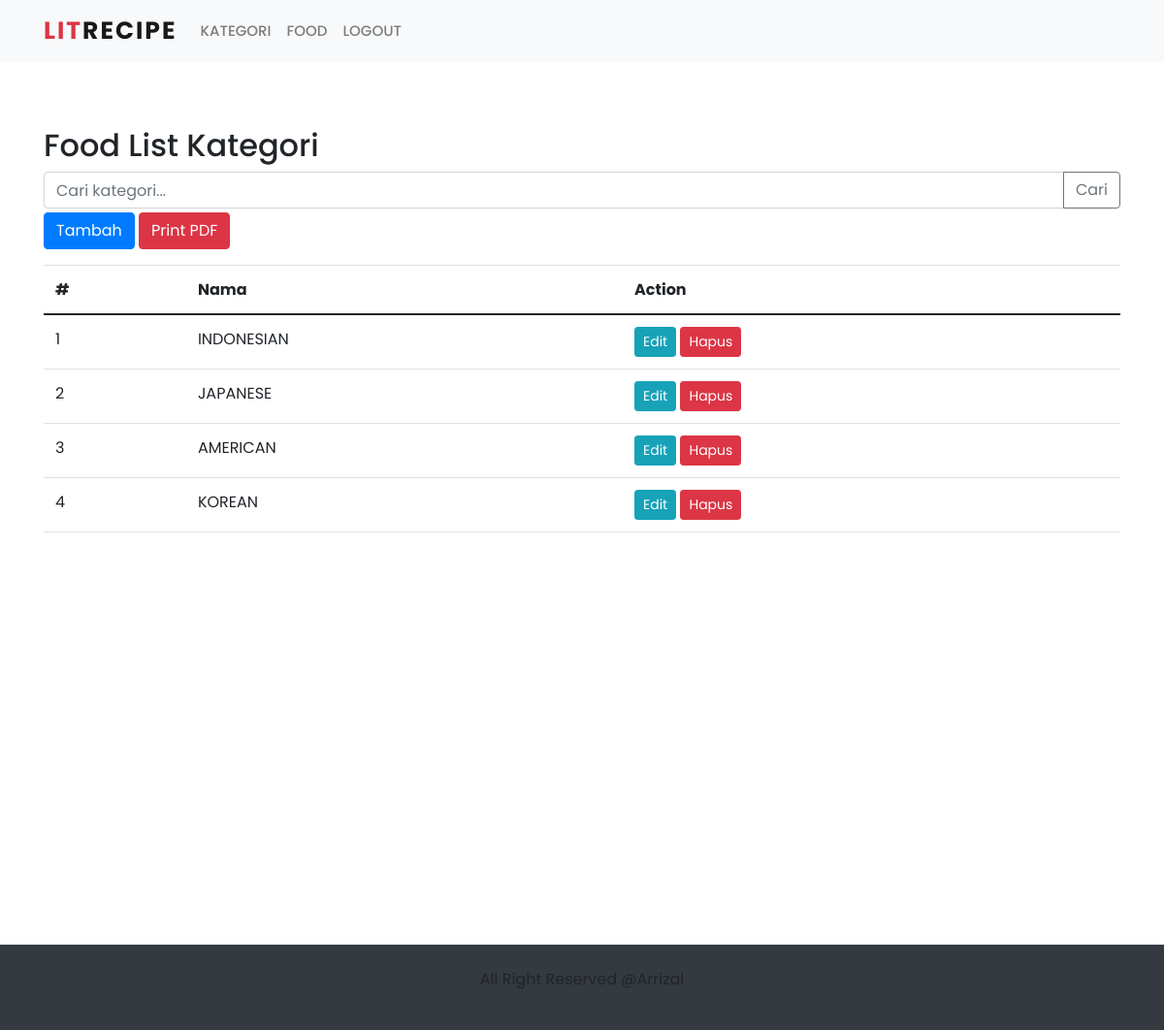
The page /admin/kategori.php on the database its author committed.
### tables this page shows
CREATE TABLE `kategori` (
  `id` int NOT NULL,
  `nama` varchar(100) NOT NULL
);

### admin/functions.php (called while the page is built, shortened)
<?php
$con = mysqli_connect("localhost", "root", "", "db_litrecipe");
function getKategoriData()
{
    global $con;
    $query = "SELECT * FROM kategori";
    $result = mysqli_query($con, $query);
    $kategoriData = mysqli_fetch_all($result, MYSQLI_ASSOC);
    return $kategoriData;
}
$kategoriData = getKategoriData();

### admin/kategori.php (the view, shortened to what this page needs)
<?php
require "functions.php";
if (isset($_GET['search'])) {
    $keyword = $_GET['search'];
    $kategoriData = getKategoriData();
    $filteredData = array_filter($kategoriData, function ($data) use ($keyword) {
        return stripos($data['nama'], $keyword) !== false;
    });
    if (count($filteredData) > 0) {
        $jumlah = 1;
        foreach ($filteredData as $data) {
            echo '<tr>
                    <td>' . $jumlah++ . '</td>
                    <td>' . $data['nama'] . '</td>
                    <td class="no-print">
                        <button class="btn btn-sm btn-info" data-toggle="modal" data-target="#editModal' . $data['id'] . '">Edit</button>
                        <a href="?delete=' . $data['id'] . '" class="btn btn-sm btn-danger">Hapus</a>
                    </td>
                </tr>';
        }
    } else {
        echo '<tr><td colspan="3">Tidak ada hasil yang ditemukan.</td></tr>';
    }
} else {
    $jumlah = 1;
    foreach ($kategoriData as $data) {
        echo '<tr>
                <td>' . $jumlah++ . '</td>
                <td>' . $data['nama'] . '</td>
                <td class="no-print">
                    <button class="btn btn-sm btn-info" data-toggle="modal" data-target="#editModal' . $data['id'] . '">Edit</button>
                    <a href="?delete=' . $data['id'] . '" class="btn btn-sm btn-danger">Hapus</a>
                </td>
            </tr>';
    }
}
?>
<!DOCTYPE html>
<html lang="en">
<head>
    <link href="https://cdn.jsdelivr.net/npm/bootstrap@5.0.2/dist/css/bootstrap.min.css" rel="stylesheet">
    <link rel="stylesheet" href="../home.css">
    <link rel="stylesheet" href="https://cdnjs.cloudflare.com/ajax/libs/font-awesome/6.2.1/css/all.min.css">
    <link rel="stylesheet" href="https://stackpath.bootstrapcdn.com/bootstrap/4.5.0/css/bootstrap.min.css">
</head>
<body>
    <?php require "partials/nav.php" ?>
    <div class="container mt-4">
        <div class="no-print">
            <h2 class="" style="margin-top: 100px;">Food List Kategori</h2>
            <form action="" method="get" class="mb-1 mt-2">
                <div class="input-group">
                    <input type="text" class="form-control" name="search" placeholder="Cari kategori...">
                    <div class="input-group-append">
                        <button class="btn btn-outline-secondary" type="submit">Cari</button>
                    </div>
                </div>
            </form>
            <button type="button" class="btn btn-primary" data-toggle="modal" data-target="#addModal">
                Tambah
            </button>
            <button type="button" class="btn btn-danger" data-toggle="modal" onclick="window.print()">
                Print PDF
            </button>
        </div>
        <table class="table mt-3">
            <thead>
                <tr>
                    <th>#</th>
                    <th>Nama</th>
                    <th class="no-print">Action</th>
                </tr>
            </thead>
            <tbody>
                <?php if (isset($_GET['search'])) {
                    $keyword = $_GET['search'];
                    $kategoriData = getKategoriData();
                    $filteredData = array_filter($kategoriData, function ($data) use ($keyword) {
                        return stripos($data['nama'], $keyword) !== false;
                    });
                    if (count($filteredData) > 0) {
                        $jumlah = 1;
                        foreach ($filteredData as $data) {
                            echo '<tr>
                    <td>' . $jumlah++ . '</td>
                    <td>' . $data['nama'] . '</td>
                    <td class="no-print">
                        <button class="btn btn-sm btn-info" data-toggle="modal" data-target="#editModal' . $data['id'] . '">Edit</button>
                        <a href="?delete=' . $data['id'] . '" class="btn btn-sm btn-danger">Hapus</a>
                    </td>
                </tr>';
                        }
                    } else {
                        echo '<tr><td colspan="3">Tidak ada hasil yang ditemukan.</td></tr>';
                    }
                } else {
                    $jumlah = 1;
                    foreach ($kategoriData as $data) {
                        echo '<tr>
                <td>' . $jumlah++ . '</td>
                <td>' . $data['nama'] . '</td>
                <td class="no-print">
                    <button class="btn btn-sm btn-info" data-toggle="modal" data-target="#editModal' . $data['id'] . '">Edit</button>
                    <a href="?delete=' . $data['id'] . '" class="btn btn-sm btn-danger">Hapus</a>
                </td>
            </tr>';
                    }
                } ?>
            </tbody>
        </table>
    </div>
    <?php require "partials/footer.php" ?>
</body>
</html>

### home.css (style rules this page uses)
* { font-family: 'poppins', sans-serif; }
body { background: f1fbff; }

### rows shown on the page
kategori: nama "INDONESIAN"
kategori: nama "JAPANESE"
kategori: nama "AMERICAN"
kategori: nama "KOREAN"
